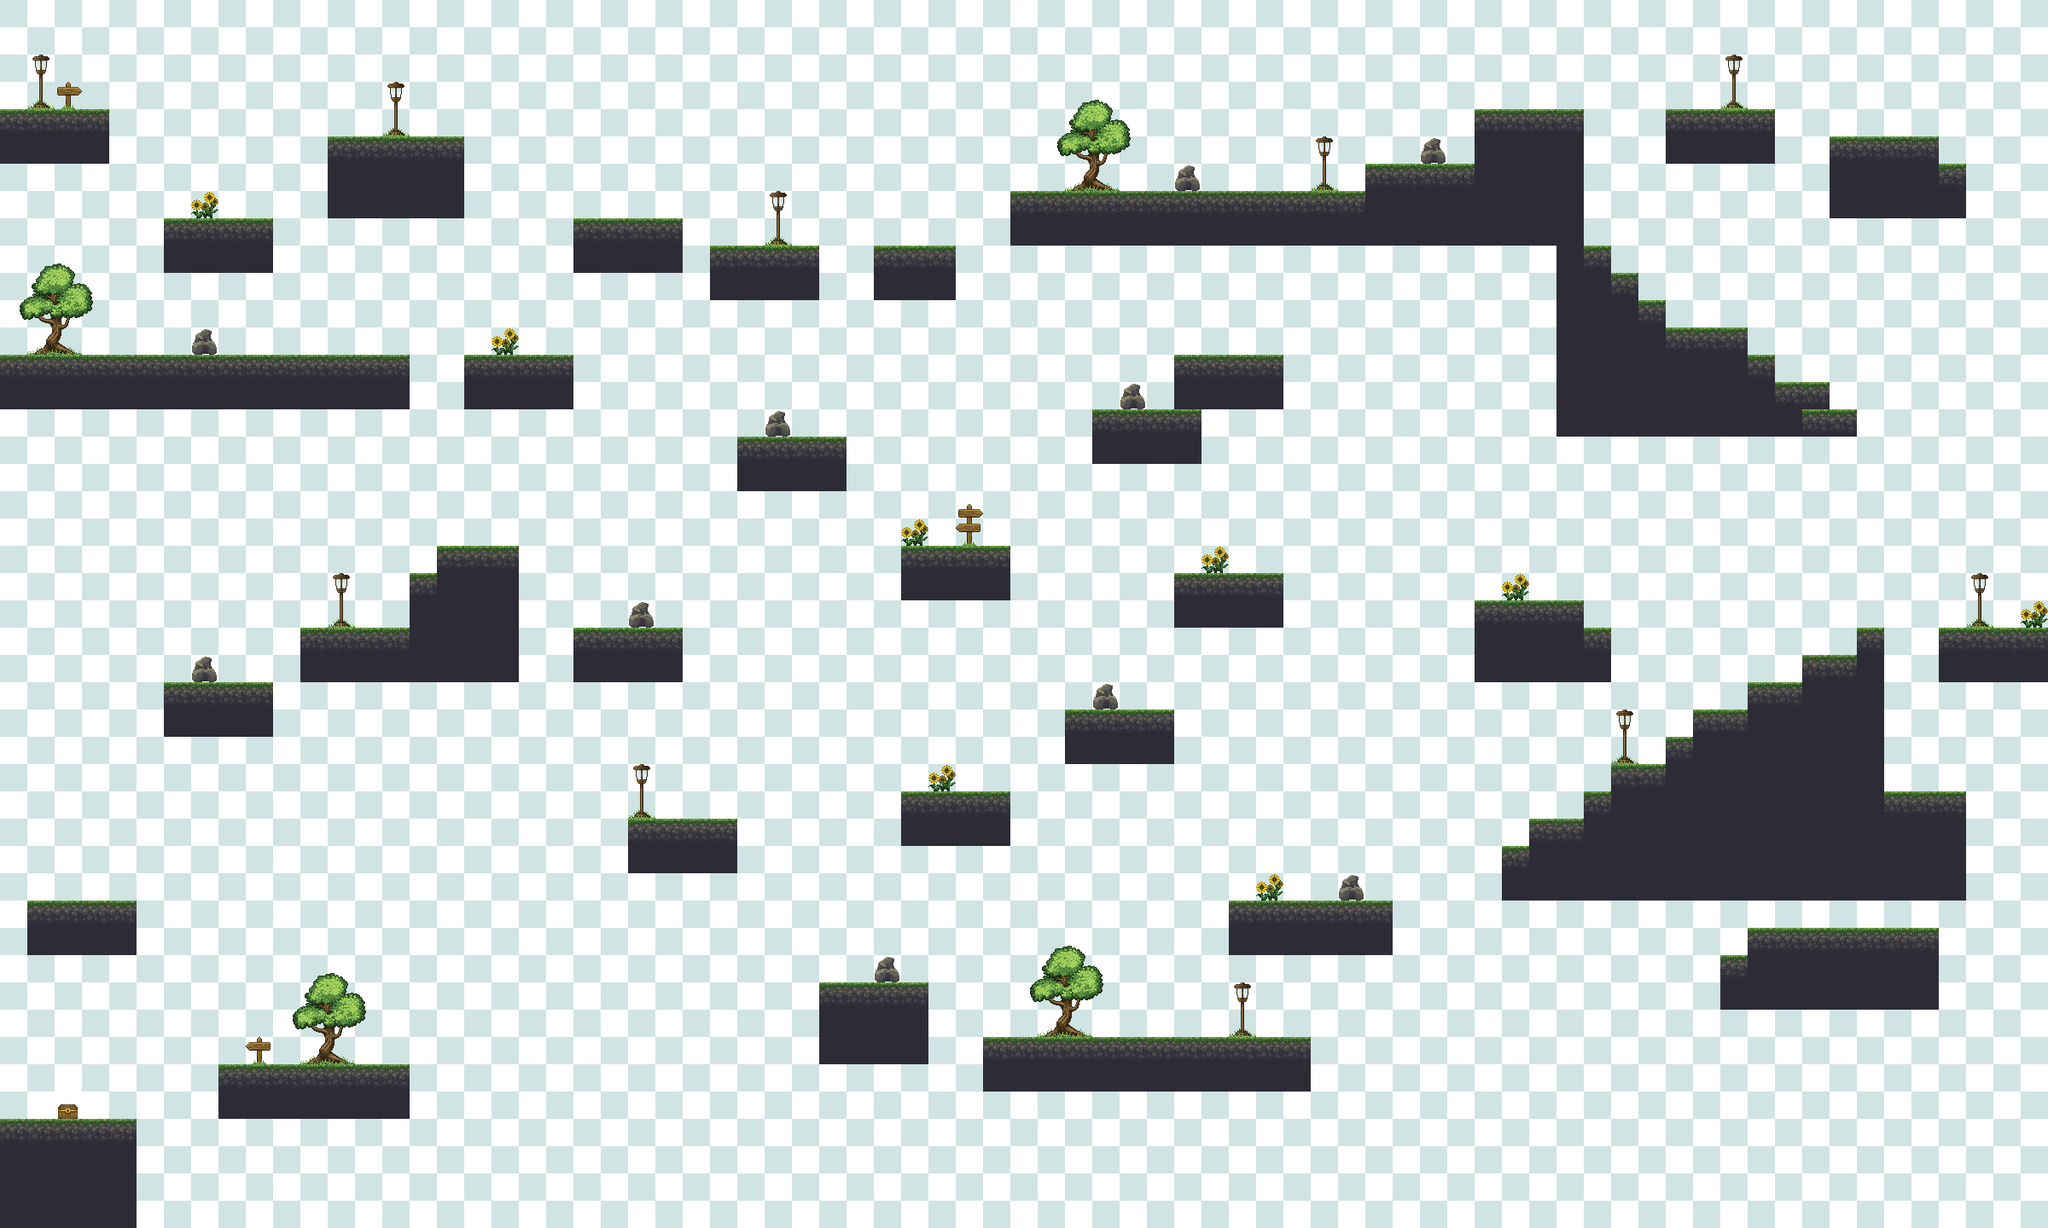

The image is a tile-based game level rendered from a .tmx file. Its description and source (layers, tilesets, objects; grid data summarised) follow:
An orthogonal 75x45 tile map with 32x32 px tiles, 4 tile layers (Background, Obstacals, Floor, Chest).

<map version="1.10" tiledversion="1.10.2" orientation="orthogonal" renderorder="right-down" width="75" height="45" tilewidth="32" tileheight="32" infinite="0" nextlayerid="6" nextobjectid="1">
 <tileset firstgid="1" source="tileset.tsx" />
 <layer id="1" name="Background" width="75" height="45">
  <data>[3375 cells, 3375 non-empty, 4 distinct tile ids]</data>
 </layer>
 <layer id="3" name="Obstacals" width="75" height="45">
  <data>[3375 cells, 107 non-empty, 24 distinct tile ids]</data>
 </layer>
 <layer id="4" name="Floor" width="75" height="45">
  <data>[3375 cells, 556 non-empty, 2 distinct tile ids]</data>
 </layer>
 <layer id="5" name="Chest" width="75" height="45">
  <data>[3375 cells, 1 non-empty, 1 distinct tile ids]</data>
 </layer>
</map>
